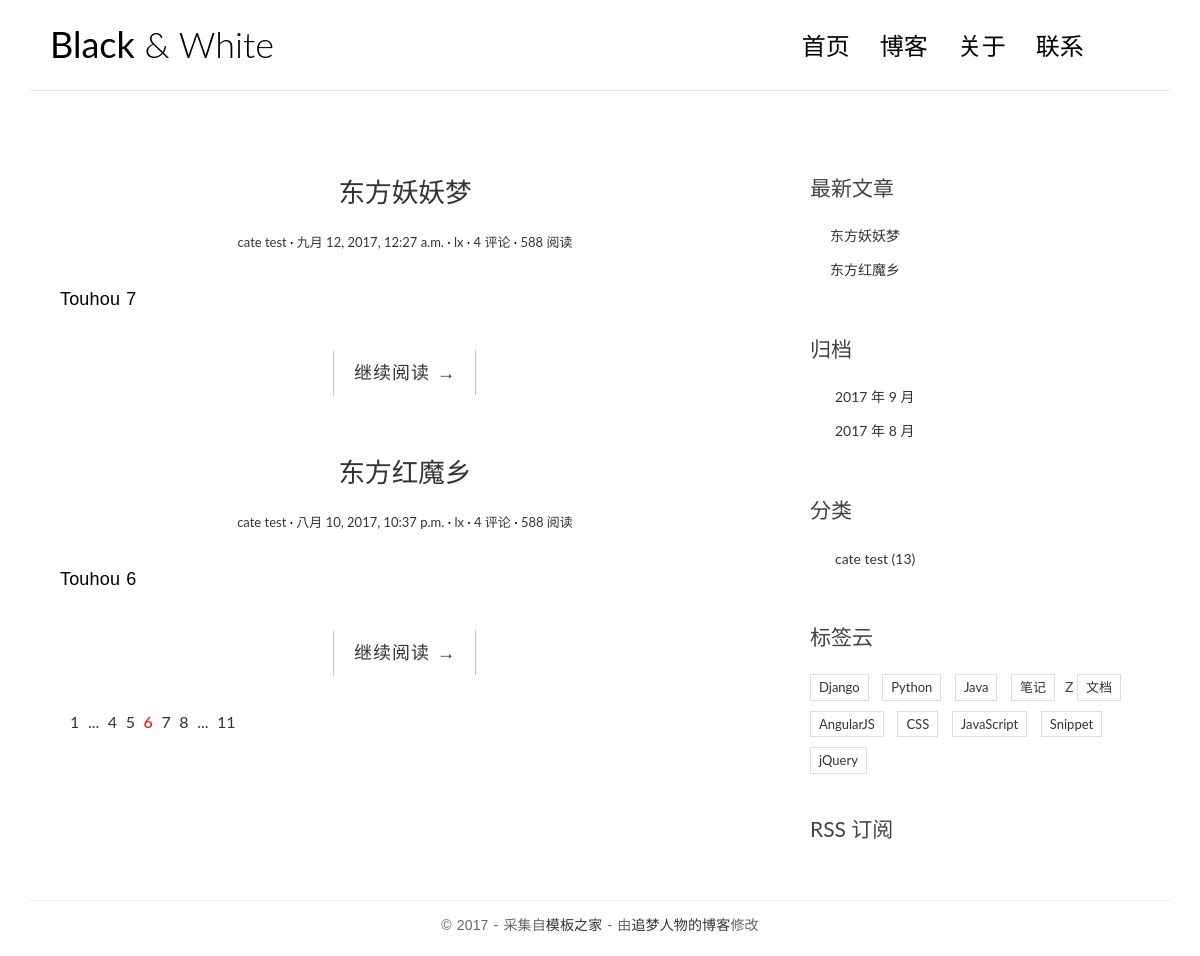
The page / on the database its author committed.
### blog/models.py (models this page shows, shortened)
class Post(models.Model):
    title = models.CharField(max_length=70)
    body = models.TextField()
    created_time = models.DateTimeField()
    modified_time = models.DateTimeField()
    excerpt = models.CharField(max_length=200, blank=True)
    category = models.ForeignKey(Category)
    tags = models.ManyToManyField(Tag, blank=True)
    author = models.ForeignKey(User)
    def get_absolute_url(self):
        return reverse('blog:detail', args=[self.pk])

class Category(models.Model):
    name = models.CharField(max_length=100)

### blog/views.py (the view)
# urls.py: url(r'^$', views.index, name='index'),
def index(request):
    post_list = Post.objects.all().order_by('-created_time')
    return render(request, 'blog/index.html', context={'post_list': post_list})

### blog/templatetags/blog_tags.py (called while the page is built)
@register.simple_tag
def get_recent_posts(num=5):
    return Post.objects.all().order_by('-created_time')[:num]

@register.simple_tag
def archives():
    return Post.objects.dates('created_time', 'month', order='DESC')

@register.simple_tag
def get_categories():
    return Category.objects.all()

### templates/blog/index.html
{% extends 'base.html' %}
{% block main %}
    {% for post in post_list %}
        <article class="post post-{{ post.pk }}">
            <header class="entry-header">
                <h1 class="entry-title">
                    <a href="{{ post.get_absolute_url }}">{{ post.title }}</a>
                </h1>
                <div class="entry-meta">
                    <span class="post-category"><a href="#">{{ post.category.name }}</a></span>
                    <span class="post-date"><a href="#"><time class="entry-date"
                                                              datetime="2012-11-09T23:15:57+00:00">{{ post.created_time }}</time></a></span>
                    <span class="post-author"><a href="#">{{ post.author }}</a></span>
                    <span class="comments-link"><a href="#">4 评论</a></span>
                    <span class="views-count"><a href="#">588 阅读</a></span>
                </div>
            </header>
            <div class="entry-content clearfix">
                <p>{{ post.excerpt }}</p>
                <div class="read-more cl-effect-14">
                    <a href="{{ post.get_absolute_url }}" class="more-link">继续阅读 <span class="meta-nav">→</span></a>
                </div>
            </div>
        </article>
    {% empty %}
        <div class="no-post">暂时还没有发布的文章！</div>
    {% endfor %}
    <div class="pagination">
        <ul>
            <li><a href="">1</a></li>
            <li><a href="">...</a></li>
            <li><a href="">4</a></li>
            <li><a href="">5</a></li>
            <li class="current"><a href="">6</a></li>
            <li><a href="">7</a></li>
            <li><a href="">8</a></li>
            <li><a href="">...</a></li>
            <li><a href="">11</a></li>
        </ul>
    </div>
{% endblock main %}

### templates/base.html (shortened to what this page needs)
{% load staticfiles %}
{% load blog_tags %}
<!DOCTYPE html>
<html>
<head>
    <link rel="stylesheet" href="http://code.ionicframework.com/ionicons/2.0.1/css/ionicons.min.css">
    <link rel="stylesheet" href="{% static 'blog/css/bootstrap.min.css' %}">
    <link rel="stylesheet" href="{% static 'blog/css/pace.css' %}">
    <link rel="stylesheet" href="{% static 'blog/css/custom.css' %}">
    <link rel="stylesheet" href="{% static 'blog/css/highlights/github.css' %}">
</head>
<body>
<div class="container">
    <header id="site-header">
        <div class="row">
            <div class="col-md-4 col-sm-5 col-xs-8">
                <div class="logo">
                    <h1><a href="index.html"><b>Black</b> &amp; White</a></h1>
                </div>
            </div>
            <div class="col-md-8 col-sm-7 col-xs-4">
                <nav class="main-nav" role="navigation">
                    <div class="collapse navbar-collapse" id="bs-example-navbar-collapse-1">
                        <ul class="nav navbar-nav navbar-right">
                            <li class="cl-effect-11"><a href="index.html" data-hover="首页">首页</a></li>
                            <li class="cl-effect-11"><a href="full-width.html" data-hover="博客">博客</a></li>
                            <li class="cl-effect-11"><a href="about.html" data-hover="关于">关于</a></li>
                            <li class="cl-effect-11"><a href="contact.html" data-hover="联系">联系</a></li>
                        </ul>
                    </div>
                </nav>
            </div>
        </div>
    </header>
</div>
<div class="content-body">
    <div class="container">
        <div class="row">
            <main class="col-md-8">
                {% block main %}
                {% endblock main %}
            </main>
            <aside class="col-md-4">
                <div class="widget widget-recent-posts">
                    <h3 class="widget-title">最新文章</h3>
                     {% get_recent_posts as recent_post_list %}
                      <ul>
                        {% for post in recent_post_list %}
                        <li>
                          <a href="{{ post.get_absolute_url }}">{{ post.title }}</a>
                        </li>
                        {% empty %}
                        暂无文章！
                        {% endfor %}
                      </ul>
                </div>
                <div class="widget widget-archives">
                    <h3 class="widget-title">归档</h3>
                    {% archives as date_list %}
                    <ul>
                        {% for date in date_list %}
                        <li>
                          <a href="{% url 'blog:archives' date.year date.month %}">{{ date.year }} 年 {{ date.month }} 月</a>
                        </li>
                        {% empty %}
                        暂无归档！
                        {% endfor %}
                    </ul>
                </div>
                <div class="widget widget-category">
                    <h3 class="widget-title">分类</h3>
                    {% get_categories as category_list %}
                    <ul>
                        {% for category in category_list %}
                        <li>
                          <a href="{% url 'blog:category' category.pk %}">{{ category.name }} <span class="post-count">(13)</span></a>
                        </li>
                        {% empty %}
                        暂无分类！
                        {% endfor %}
                    </ul>
                </div>
                <div class="widget widget-tag-cloud">
                    <h3 class="widget-title">标签云</h3>
                    <ul>
                        <li>
                            <a href="#">Django</a>
                        </li>
                        <li>
                            <a href="#">Python</a>
                        </li>
                        <li>
                            <a href="#">Java</a>
                        </li>
                        <li>
                            <a href="#">笔记</a>
                        </li>Z
                        <li>
                            <a href="#">文档</a>
                        </li>
                        <li>
                            <a href="#">AngularJS</a>
                        </li>
                        <li>
                            <a href="#">CSS</a>
                        </li>
                        <li>
                            <a href="#">JavaScript</a>
                        </li>
                        <li>
                            <a href="#">Snippet</a>
                        </li>
                        <li>
                            <a href="#">jQuery</a>
                        </li>
                    </ul>
                </div>
                <div class="rss">
                    <a href=""> RSS 订阅</a>
                </div>
            </aside>
        </div>
    </div>
</div>
<footer id="site-footer">
    <div class="container">
        <div class="row">
            <div class="col-md-12">
                <p class="copyright">&copy 2017 - 采集自<a href="http://www.cssmoban.com/"
                                                        target="_blank" title="模板之家">模板之家</a>
                    - 由<a href="http://zmrenwu.com/" title="网页模板" target="_blank">追梦人物的博客</a>修改
                </p>
            </div>
        </div>
    </div>
</footer>
</body>
</html>

### blog/static/blog/css/custom.css (style rules this page uses)
* { outline: none; }
h1, h2, h3, h4, h5, h6 { margin-top: 0; }
b { font-weight: 400; }
a { color: #333; }
body { color: #444; font-family: 'Lato', sans-serif; }
p { font-family: 'Ubuntu', sans-serif; font-weight: 400; word-spacing: 1px; letter-spacing: 0.01em; }
#site-header { background-color: #FFF; padding: 25px 20px; margin-bottom: 40px; border-bottom: 1px solid #e7e7e7; }
.logo h1 a { color: #000; }
.logo h1 { margin: 0; font-family: 'Lato', sans-serif; font-weight: 300; }
.main-nav { margin-top: 11px; max-width: 95%; }
.main-nav a { color: #000000 !important; padding: 0 0 5px 0 !important; margin-right: 30px; font-family: 'Lato', sans-serif; font-weight: 300; font-size: 24px; }
.cl-effect-11 a { padding: 10px 0; color: #0972b4; text-shadow: none; }
.cl-effect-11 a::before { position: absolute; top: 0; left: 0; overflow: hidden; padding: 0 0 5px 0 !important; max-width: 0; border-bottom: 1px solid #000; color: #000; content: attr(data-hover); white-space: nowrap; -webkit-transition: max-width 0.5s; -moz-transition: max-width 0.5s; transition: max-width 0.5s; }
.content-body { padding-bottom: 4em; }
.post { background: #fff; padding: 30px 30px 0; }
.entry-title { text-align: center; font-size: 1.9em; margin-bottom: 20px; line-height: 1.6; padding: 10px 20px 0; }
.entry-meta { text-align: center; color: #DDDDDD; font-size: 13px; margin-bottom: 30px; }
.entry-content { font-size: 18px; line-height: 1.9; font-weight: 300; color: #000; }
.post-category::after, .post-date::after, .post-author::after, .comments-link::after { content: ' ·'; color: #000; }
.read-more { font-family: 'Ubuntu', sans-serif; font-weight: 400; word-spacing: 1px; letter-spacing: 0.01em; text-align: center; margin-top: 20px; }
.cl-effect-14 a { padding: 0 20px; height: 45px; line-height: 45px; position: relative; display: inline-block; margin: 15px 25px; letter-spacing: 1px; font-weight: 400; text-shadow: 0 0 1px rgba(255, 255, 255, 0.3); }
.cl-effect-14 a::before, .cl-effect-14 a::after { position: absolute; width: 45px; height: 1px; background: #C3C3C3; content: ''; -webkit-transition: all 0.3s; -moz-transition: all 0.3s; transition: all 0.3s; pointer-events: none; }
.cl-effect-14 a::before { top: 0; left: 0; -webkit-transform: rotate(90deg); -moz-transform: rotate(90deg); transform: rotate(90deg); -webkit-transform-origin: 0 0; -moz-transform-origin: 0 0; transform-origin: 0 0; }
.cl-effect-14 a::after { right: 0; bottom: 0; -webkit-transform: rotate(90deg); -moz-transform: rotate(90deg); transform: rotate(90deg); -webkit-transform-origin: 100% 0; -moz-transform-origin: 100% 0; transform-origin: 100% 0; }
.widget { background: #fff; padding: 30px 0 0; }
.widget-title { font-size: 1.5em; margin-bottom: 20px; line-height: 1.6; padding: 10px 0 0; font-weight: 400; }
.widget-recent-posts ul { padding: 0; margin: 0; padding-left: 20px; }
.widget-recent-posts ul li { list-style-type: none; position: relative; line-height: 170%; margin-bottom: 10px; }
.widget-recent-posts ul li::before { content: '\f3d3'; font-family: "Ionicons"; position: absolute; left: -17px; top: 3px; font-size: 16px; color: #000; }
.widget-archives ul { padding: 0; margin: 0; padding-left: 25px; }
.widget-archives ul li { list-style-type: none; position: relative; line-height: 170%; margin-bottom: 10px; }
.widget-archives ul li::before { content: '\f3f3'; font-family: "Ionicons"; position: absolute; left: -25px; top: 1px; font-size: 16px; color: #000; }
.widget-category ul { padding: 0; margin: 0; padding-left: 25px; }
.widget-category ul li { list-style-type: none; position: relative; line-height: 170%; margin-bottom: 10px; }
.widget-category ul li::before { content: '\f3fe'; font-family: "Ionicons"; position: absolute; left: -25px; top: 1px; font-size: 18px; color: #000; }
.widget-tag-cloud ul { padding: 0; margin: 0; margin-right: -10px; }
.widget-tag-cloud ul li { list-style-type: none; font-size: 13px; display: inline-block; margin-right: 10px; margin-bottom: 10px; padding: 3px 8px; border: 1px solid #ddd; }
.rss { font-size: 21px; margin-top: 30px; }
.rss a { color: #444; }
#site-footer { padding-top: 10px; padding: 0 0 1.5em 0; }
.copyright { text-align: center; padding-top: 1em; margin: 0; border-top: 1px solid #eee; color: #666; }
.pagination ul { list-style: none; }
.pagination ul li { display: inline-block; font-size: 16px; margin-right: 5px; }
.current a { color: red; }

### rows shown on the page
Post: title "东方妖妖梦", category.name "cate test", created_time "九月 12, 2017, 12:27 a.m.", author "lx", excerpt "Touhou 7"
Post: title "东方红魔乡", category.name "cate test", created_time "八月 10, 2017, 10:37 p.m.", author "lx", excerpt "Touhou 6"
Category: name "cate test"

### other values the page prints
{{ date.year }} "2017" "2017"
{{ date.month }} "9" "8"
